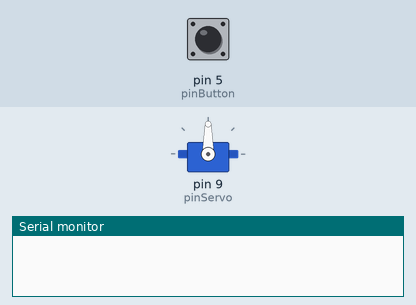
Recording of a sketch running on a simulated Arduino Uno, built with avr-gcc and run on an emulated ATmega328P. Shown: servo, the last lines printed to the serial monitor. Inputs (shaded band) come from the test bench; at power-on: pin 5 (pinButton) HIGH.

Above: at 1.2 s.
1.3 s: pin 5 (pinButton) pulled LOW for 0.25 s
At 1.8 s:
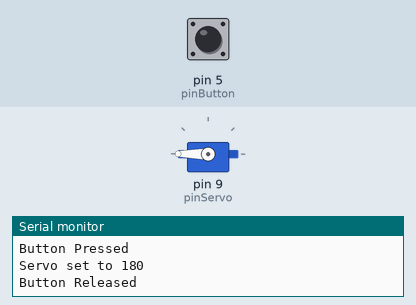
3.0 s: pin 5 (pinButton) pulled LOW for 1 s
At 4.3 s:
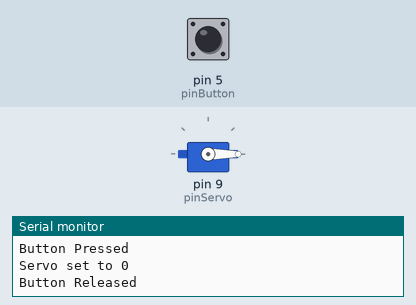
5.5 s: pin 5 (pinButton) pulled LOW for 3.2 s
At 6.3 s:
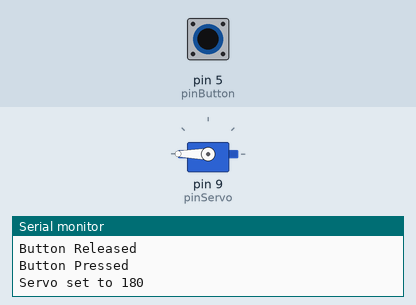
Timing chart, 0 to 8.5 s (numbered marks = the images above; inputs shaded):
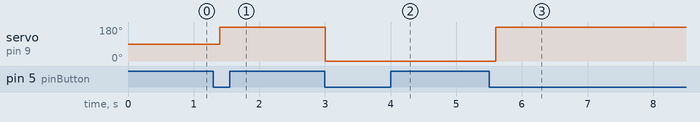

The sketch:

ServoPassiveButtonWithVariables.ino
```cpp
# include <Servo.h>

const int pinServo = 9;
const int pinButton = 5;
const int servoAngle1 = 180;
const int servoAngle2 = 0;

// Don't change these

bool alternateButton = true;
bool alternateServo = true;
Servo servo;

void setup() {
  servo.attach(pinServo);
  pinMode(pinButton, INPUT_PULLUP);
  Serial.begin(9600);
}

void loop() {
  if (alternateButton && !digitalRead(pinButton))
  {
    Serial.println("Button Pressed");
    alternateButton = false;
    if (alternateServo)
    {
      servo.write(servoAngle1);
      Serial.print("Servo set to ");
      Serial.println(servoAngle1);
      alternateServo = false;
    }
    else
    {
      servo.write(servoAngle2);
      Serial.print("Servo set to ");
      Serial.println(servoAngle2);
      alternateServo = true;
    }
  }
  else if(!alternateButton && digitalRead(pinButton))
  {
    Serial.println("Button Released");
    alternateButton = true;
  }
  delay(200);
}
```

Measured:
- after the input at 1.3 s, servo on pin 9 (pinServo): 90° → 180° after 0.10 s
- after the input at 3.0 s, servo on pin 9 (pinServo): 180° → 0° at once
- after the input at 5.5 s, servo on pin 9 (pinServo): 0° → 180° after 0.10 s
